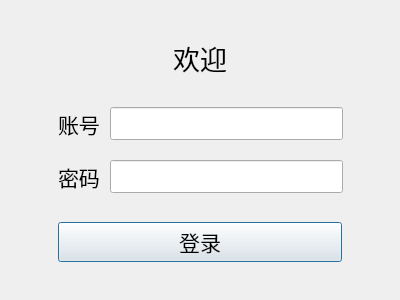
<?xml version="1.0" encoding="UTF-8"?>
<ui version="4.0">
 <class>Login</class>
 <widget class="QDialog" name="Login">
  <property name="geometry">
   <rect>
    <x>0</x>
    <y>0</y>
    <width>400</width>
    <height>300</height>
   </rect>
  </property>
  <property name="windowTitle">
   <string>登录</string>
  </property>
  <layout class="QVBoxLayout" name="verticalLayout" stretch="3,2,1,2,2,1,2,3">
   <property name="spacing">
    <number>20</number>
   </property>
   <item>
    <spacer name="verticalSpacer">
     <property name="orientation">
      <enum>Qt::Vertical</enum>
     </property>
     <property name="sizeHint" stdset="0">
      <size>
       <width>20</width>
       <height>42</height>
      </size>
     </property>
    </spacer>
   </item>
   <item>
    <widget class="QLabel" name="label">
     <property name="font">
      <font>
       <pointsize>20</pointsize>
      </font>
     </property>
     <property name="text">
      <string>欢迎</string>
     </property>
     <property name="alignment">
      <set>Qt::AlignCenter</set>
     </property>
    </widget>
   </item>
   <item>
    <spacer name="verticalSpacer_2">
     <property name="orientation">
      <enum>Qt::Vertical</enum>
     </property>
     <property name="sizeHint" stdset="0">
      <size>
       <width>20</width>
       <height>11</height>
      </size>
     </property>
    </spacer>
   </item>
   <item>
    <layout class="QHBoxLayout" name="horizontalLayout" stretch="2,2,10,2">
     <item>
      <spacer name="horizontalSpacer">
       <property name="orientation">
        <enum>Qt::Horizontal</enum>
       </property>
       <property name="sizeHint" stdset="0">
        <size>
         <width>40</width>
         <height>20</height>
        </size>
       </property>
      </spacer>
     </item>
     <item>
      <widget class="QLabel" name="label_id">
       <property name="font">
        <font>
         <pointsize>16</pointsize>
        </font>
       </property>
       <property name="text">
        <string>账号</string>
       </property>
      </widget>
     </item>
     <item>
      <widget class="QLineEdit" name="lineEdit_id">
       <property name="font">
        <font>
         <pointsize>16</pointsize>
        </font>
       </property>
       <property name="maxLength">
        <number>10</number>
       </property>
      </widget>
     </item>
     <item>
      <spacer name="horizontalSpacer_2">
       <property name="orientation">
        <enum>Qt::Horizontal</enum>
       </property>
       <property name="sizeHint" stdset="0">
        <size>
         <width>40</width>
         <height>20</height>
        </size>
       </property>
      </spacer>
     </item>
    </layout>
   </item>
   <item>
    <layout class="QHBoxLayout" name="horizontalLayout_2" stretch="2,2,10,2">
     <item>
      <spacer name="horizontalSpacer_3">
       <property name="orientation">
        <enum>Qt::Horizontal</enum>
       </property>
       <property name="sizeHint" stdset="0">
        <size>
         <width>40</width>
         <height>20</height>
        </size>
       </property>
      </spacer>
     </item>
     <item>
      <widget class="QLabel" name="label_password">
       <property name="font">
        <font>
         <pointsize>16</pointsize>
        </font>
       </property>
       <property name="text">
        <string>密码</string>
       </property>
      </widget>
     </item>
     <item>
      <widget class="QLineEdit" name="lineEdit_password">
       <property name="font">
        <font>
         <pointsize>16</pointsize>
        </font>
       </property>
       <property name="maxLength">
        <number>16</number>
       </property>
       <property name="echoMode">
        <enum>QLineEdit::Password</enum>
       </property>
      </widget>
     </item>
     <item>
      <spacer name="horizontalSpacer_4">
       <property name="orientation">
        <enum>Qt::Horizontal</enum>
       </property>
       <property name="sizeHint" stdset="0">
        <size>
         <width>40</width>
         <height>20</height>
        </size>
       </property>
      </spacer>
     </item>
    </layout>
   </item>
   <item>
    <spacer name="verticalSpacer_3">
     <property name="orientation">
      <enum>Qt::Vertical</enum>
     </property>
     <property name="sizeHint" stdset="0">
      <size>
       <width>20</width>
       <height>12</height>
      </size>
     </property>
    </spacer>
   </item>
   <item>
    <layout class="QHBoxLayout" name="horizontalLayout_3" stretch="2,12,2">
     <item>
      <spacer name="horizontalSpacer_5">
       <property name="orientation">
        <enum>Qt::Horizontal</enum>
       </property>
       <property name="sizeHint" stdset="0">
        <size>
         <width>40</width>
         <height>20</height>
        </size>
       </property>
      </spacer>
     </item>
     <item>
      <widget class="QPushButton" name="pushButton_login">
       <property name="font">
        <font>
         <pointsize>16</pointsize>
        </font>
       </property>
       <property name="text">
        <string>登录</string>
       </property>
      </widget>
     </item>
     <item>
      <spacer name="horizontalSpacer_6">
       <property name="orientation">
        <enum>Qt::Horizontal</enum>
       </property>
       <property name="sizeHint" stdset="0">
        <size>
         <width>40</width>
         <height>20</height>
        </size>
       </property>
      </spacer>
     </item>
    </layout>
   </item>
   <item>
    <spacer name="verticalSpacer_4">
     <property name="orientation">
      <enum>Qt::Vertical</enum>
     </property>
     <property name="sizeHint" stdset="0">
      <size>
       <width>20</width>
       <height>42</height>
      </size>
     </property>
    </spacer>
   </item>
  </layout>
 </widget>
 <layoutdefault spacing="6" margin="11"/>
 <resources/>
 <connections/>
</ui>
